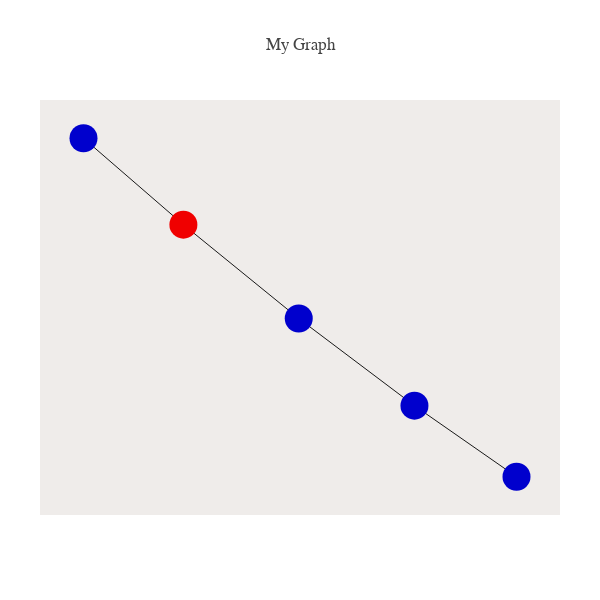

Notebook source saved alongside this figure:
### Code cell
Tree, leaves, edges= Gus_get_phylo(Mp,col_lib,Mp_similarity)

node_list= list(range(-1,Mp.shape[1]))
root= True
nodes_as_seqs= True

plot_phyl_net(data_phyl,leaves,node_list,edges,
              nodes_as_seqs= nodes_as_seqs,root= root)

### Figure 1 — Plotly figure (JSON) as saved in the notebook; plotly's stock layout.template omitted (floating-point values rounded to 4 significant figures)
{"data": [{"hoverinfo": "none", "line": {"color": "rgb(25,25,25)", "width": 1}, "mode": "lines", "type": "scatter", "uid": "1e8edc3a-1349-43d3-a9e6-877a505b063f", "x": [-0.5338, -0.00264, null, -0.5338, -0.9937, null, -0.00264, 0.5302, null, 0.5302, 1, null], "y": [0.1616, -0.01051, null, 0.1616, 0.3202, null, -0.01051, -0.1705, null, -0.1705, -0.3008, null]}, {"hoverinfo": "text", "marker": {"color": ["rgb(240,0,0)", "rgb(0,0,205)", "rgb(0,0,205)", "rgb(0,0,205)", "rgb(0,0,205)"], "size": 28}, "mode": "markers", "text": ["root: 0000", "0100", "1100\n1000", "0010", "1101"], "type": "scatter", "uid": "9bd1e314-1d4b-4ef4-867e-6bf033fd3c18", "x": [-0.5338, -0.00264, 0.5302, -0.9937, 1], "y": [0.1616, -0.01051, -0.1705, 0.3202, -0.3008]}], "layout": {"autosize": false, "font": {"family": "Balto"}, "height": 600, "hovermode": "closest", "margin": {"b": 85, "l": 40, "pad": 0, "r": 40, "t": 100}, "plot_bgcolor": "#efecea", "showlegend": false, "title": "My Graph", "width": 600, "xaxis": {"showgrid": false, "showline": false, "showticklabels": false, "title": "", "zeroline": false}, "yaxis": {"showgrid": false, "showline": false, "showticklabels": false, "title": "", "zeroline": false}}}
